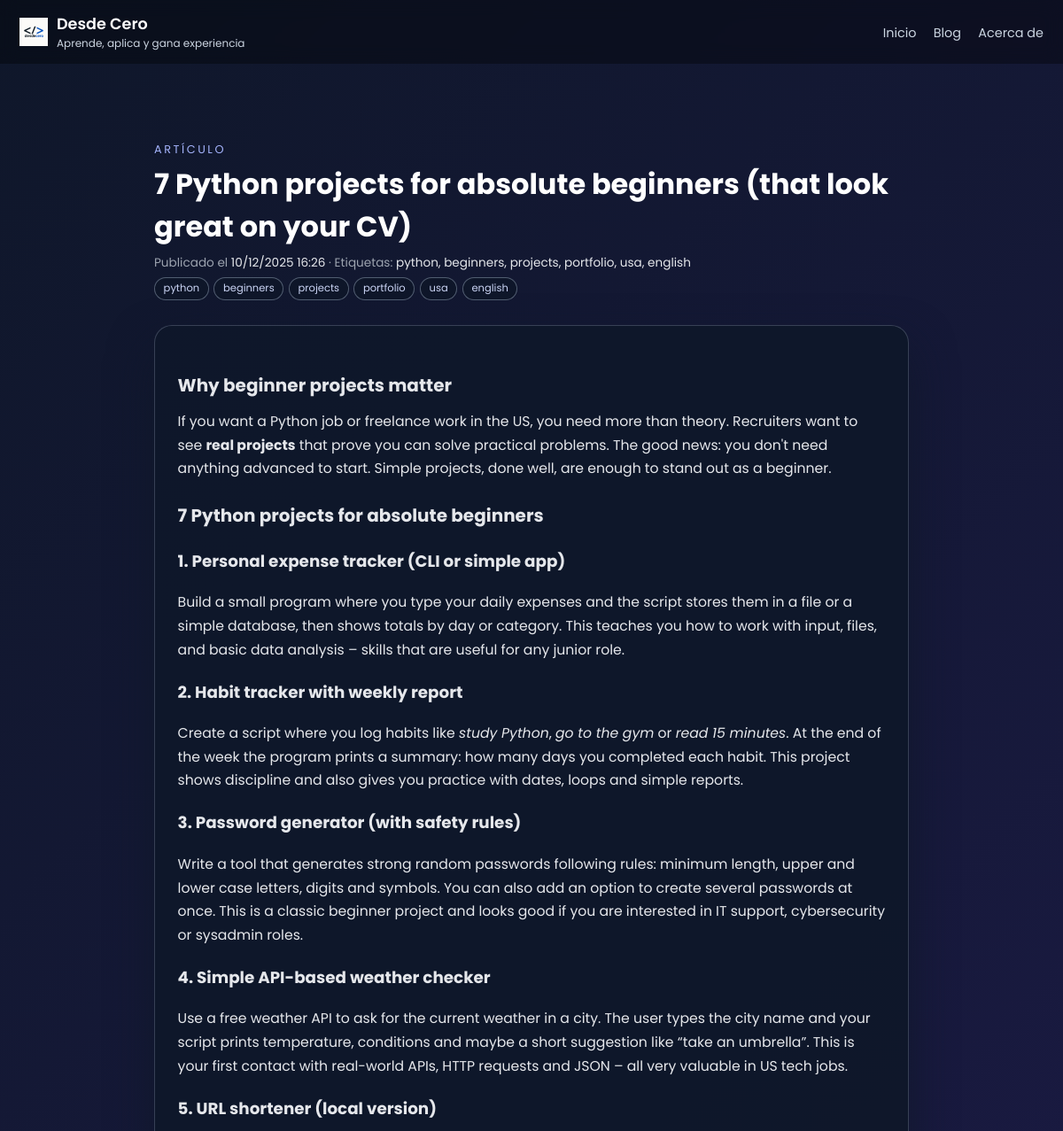
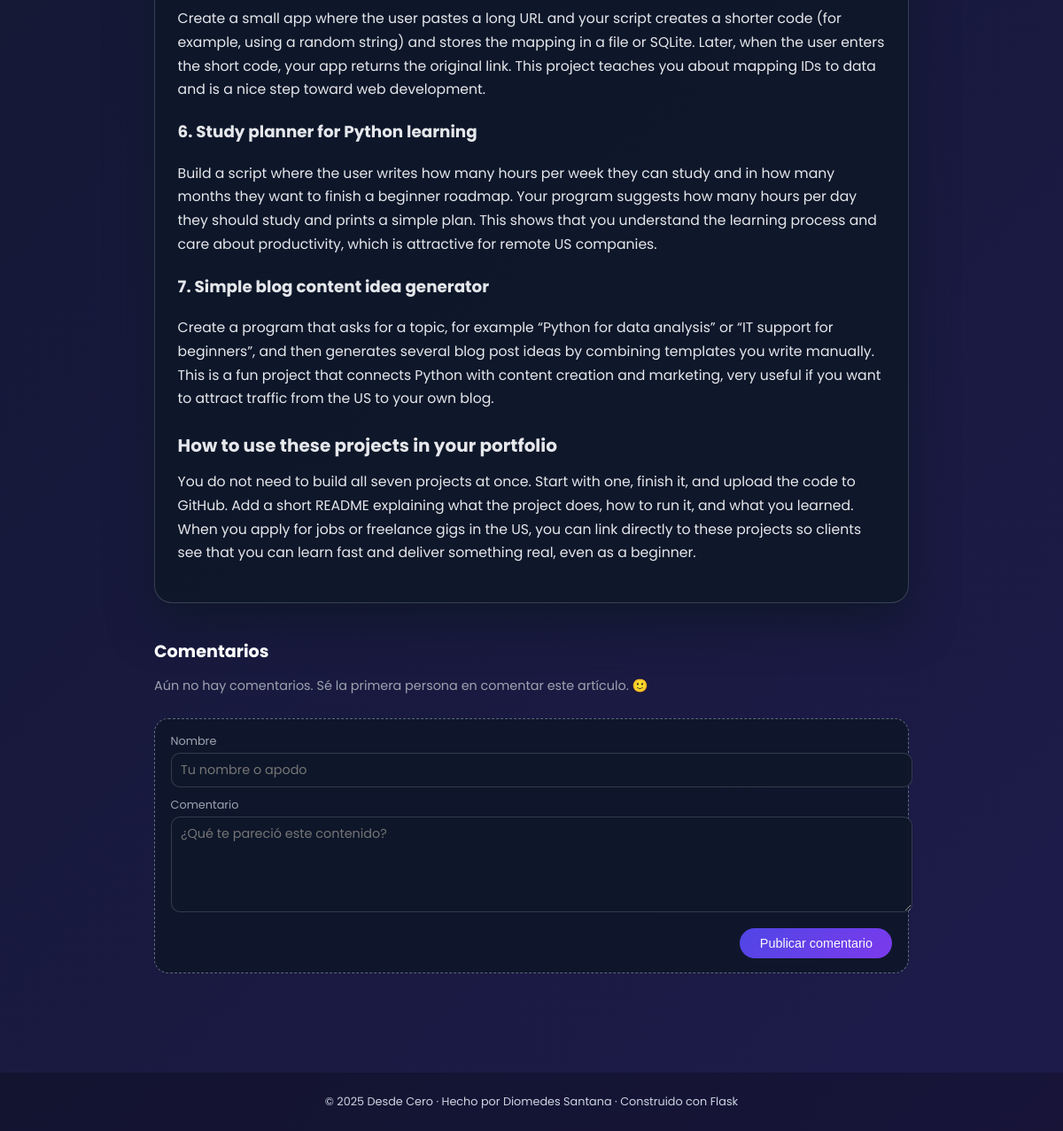
Screenshot of /post/python-beginner-projects-usa-2026 with the database file from the repository (2 pictures, top to bottom).
### tables this page shows
CREATE TABLE posts (
            id      INTEGER PRIMARY KEY AUTOINCREMENT,
            title   TEXT NOT NULL,
            slug    TEXT NOT NULL UNIQUE,
            date    TEXT NOT NULL,      -- formato ISO 'YYYY-MM-DD HH:MM:SS'
            tags    TEXT,
            excerpt TEXT,
            content TEXT NOT NULL
        , content_html TEXT);

### main.py (the view)
@app.route("/post/<slug>", methods=["GET", "POST"])
def post_detail(slug):
    post = get_post_by_slug(slug)
    if not post:
        abort(404)
    if request.method == "POST":
        author = request.form.get("author", "").strip()
        text = request.form.get("text", "").strip()
        if author and text:
            add_comment(post["id"], author, text)
            return redirect(url_for("post_detail", slug=slug))
    comments = get_comments(post["id"])
    return render_template("post_detail.html", post=post, comments=comments)

### main.py (called while the page is built)
def get_conn():
    conn = sqlite3.connect(DB_PATH)
    conn.row_factory = sqlite3.Row  # permite acceder por nombre de columna
    return conn

def get_post_by_slug(slug: str):
    conn = get_conn()
    cur = conn.cursor()
    cur.execute("SELECT * FROM posts WHERE slug = ?", (slug,))
    row = cur.fetchone()
    conn.close()
    return row

def get_comments(post_id: int):
    conn = get_conn()
    cur = conn.cursor()
    cur.execute(
        "SELECT * FROM comments WHERE post_id = ? ORDER BY created_at DESC",
        (post_id,),
    )
    rows = cur.fetchall()
    conn.close()
    return rows

@app.template_filter("fecha")
def formato_fecha(value):
    try:
        if isinstance(value, str):
            dt = datetime.strptime(value, "%Y-%m-%d %H:%M:%S")
        else:
            dt = value
        return dt.strftime("%d/%m/%Y %H:%M")
    except Exception:
        return value

@app.context_processor
def inject_globals():
    now = datetime.utcnow()
    return {
        "now": now,
        "current_year": now.year,
        "site_name": "Desde Cero",
    }

### templates/post_detail.html (shortened to what this page needs)
{% extends "base.html" %}
{% block content %}
<div class="post-wrapper">
  <header class="post-header">
    <div class="post-kicker">ARTÍCULO</div>
    <h1 class="post-title">{{ post['title'] }}</h1>
    <div class="post-meta">
      Publicado el <span>{{ post['date']|fecha }}</span>
      {% if post['tags'] %}
        · Etiquetas: <span>{{ post['tags'] }}</span>
      {% endif %}
    </div>
    {% if post['tags'] %}
      <div class="post-tags">
        {% for tag in post['tags'].split(',') %}
          <span class="post-tag-pill">{{ tag.strip() }}</span>
        {% endfor %}
      </div>
    {% endif %}
  </header>
  <article class="post-body">
    {{ post['content']|safe }}
  </article>
  <section class="comments-section">
    <h2>Comentarios</h2>
    {% if comments %}
      {% for c in comments %}
        <div class="comment">
          <div class="comment-header">
            <span class="comment-author">{{ c["author"] }}</span>
            <span>{{ c["created_at"] }}</span>
          </div>
          <div class="comment-content">
            {{ c["text"] }}
          </div>
        </div>
      {% endfor %}
    {% else %}
      <p style="color:#9ca3af; font-size:0.9rem;">
        Aún no hay comentarios. Sé la primera persona en comentar este artículo. 🙂
      </p>
    {% endif %}
    <div class="comment-form">
      <form method="post">
        <div>
          <label for="author">Nombre</label>
          <input type="text" id="author" name="author" class="form-input" placeholder="Tu nombre o apodo">
        </div>
        <div>
          <label for="text">Comentario</label>
          <textarea id="text" name="text" class="form-textarea" placeholder="¿Qué te pareció este contenido?"></textarea>
        </div>
        <div class="form-footer">
          <button type="submit" class="btn-comment">Publicar comentario</button>
        </div>
      </form>
    </div>
  </section>
</div>
{% endblock %}

### templates/base.html (style rules this page uses)
body { margin: 0; font-family: "Poppins", sans-serif; background: linear-gradient(135deg, #0f172a, #1e1b4b); color: white; }

### templates/post_detail.html (style rules this page uses)
.post-wrapper { max-width: 900px; margin: 0 auto; padding: 3rem 1.5rem 4rem; }
.post-header { margin-bottom: 1.8rem; }
.post-kicker { font-size: 0.8rem; letter-spacing: 0.2em; text-transform: uppercase; color: #a5b4fc; margin-bottom: 0.4rem; }
.post-title { font-size: 2rem; margin: 0 0 0.4rem; }
.post-meta { font-size: 0.85rem; color: #9ca3af; }
.post-meta span { color: #e5e7eb; }
.post-tags { margin-top: 0.4rem; display: flex; flex-wrap: wrap; gap: 0.35rem; }
.post-tag-pill { font-size: 0.72rem; padding: 0.2rem 0.6rem; border-radius: 999px; border: 1px solid rgba(148, 163, 184, 0.5); color: #cbd5f5; background: rgba(15, 23, 42, 0.9); }
.post-body { background: rgba(15, 23, 42, 0.96); border-radius: 20px; border: 1px solid rgba(148, 163, 184, 0.3); padding: 1.7rem 1.6rem; box-shadow: 0 24px 50px rgba(15, 23, 42, 0.9); font-size: 0.98rem; line-height: 1.7; color: #e5e7eb; }
.post-body p { margin-top: 0; margin-bottom: 0.9rem; }
.post-body h2 { margin-top: 1.4rem; margin-bottom: 0.7rem; font-size: 1.25rem; }
.comments-section { margin-top: 2.5rem; }
.comments-section h2 { font-size: 1.2rem; margin-bottom: 0.9rem; }
.comment-form { margin-top: 1.6rem; border-radius: 16px; padding: 1rem 1.1rem; background: rgba(15, 23, 42, 0.9); border: 1px dashed rgba(148, 163, 184, 0.6); }
.comment-form label { font-size: 0.8rem; color: #9ca3af; display: block; margin-bottom: 0.25rem; }
.form-input, .form-textarea { width: 100%; border-radius: 10px; border: 1px solid rgba(55, 65, 81, 0.9); padding: 0.5rem 0.65rem; background: rgba(15, 23, 42, 0.95); color: #e5e7eb; font-family: inherit; font-size: 0.9rem; margin-bottom: 0.7rem; }
.form-textarea { min-height: 90px; resize: vertical; }
.form-footer { display: flex; justify-content: flex-end; }
.btn-comment { border-radius: 999px; padding: 0.55rem 1.4rem; border: none; background: linear-gradient(135deg, #4f46e5, #7c3aed); color: #f9fafb; font-size: 0.9rem; cursor: pointer; font-weight: 500; }

### rows the page displays
posts: title "7 Python projects for absolute beginners (that look great on your CV)", date|fecha "10/12/2025 16:26", tags "python, beginners, projects, portfolio, usa, english", content "Why beginner projects matter If you want a Python job or freelance work in the US, you need more than theory. Recruiters want to see real projects that prove you can solve practical problems. The good news: you don't need anything advanced to start. Simple projects, done well, are enough to stand out as a beginner. 7 Python projects for absolute beginners 1. Personal expense tracker (CLI or simple app) Build a small program where you type your daily expenses and the script stores them in a file or a simple database, then shows totals by day or category. This teaches you how to work with input, files, and basic data analysis – skills that are useful for any junior role. 2. Habit tracker with…"

### other values shown
{{ tag.strip() }} "python" "beginners" "projects" "portfolio" "usa" "english"
